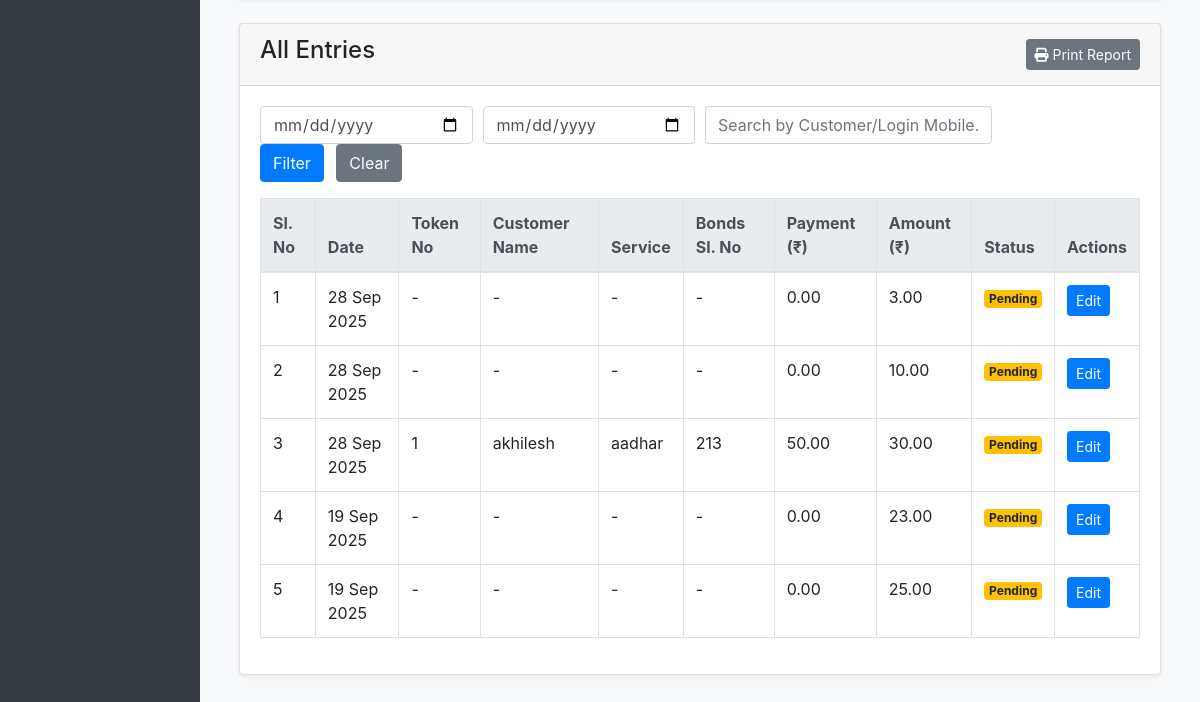
Page /worksheet/ (signed in, lower part) on the earlier database version.
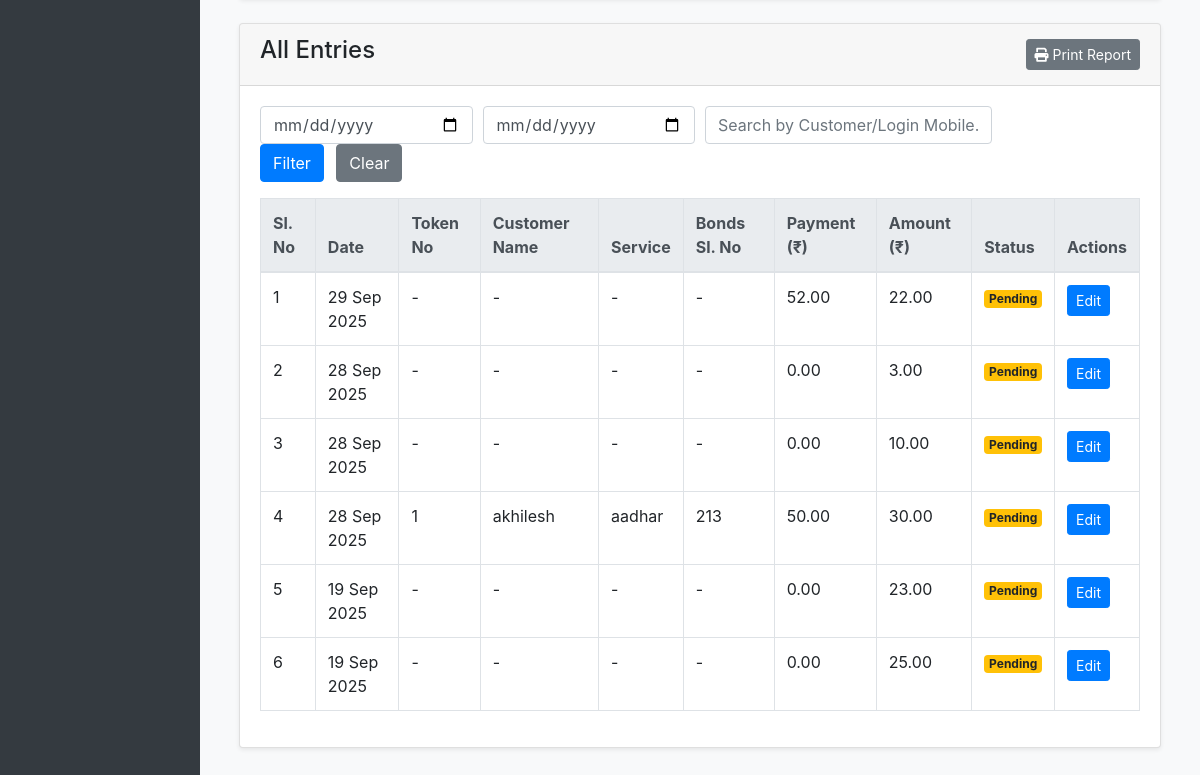
Same page on the later database version.
### management/models.py (models this page shows, shortened)
class Worksheet(models.Model):
    employee = models.ForeignKey(Employee, on_delete=models.CASCADE, related_name='worksheet_entries')
    date = models.DateField(default=timezone.now)
    payment = models.DecimalField(max_digits=10, decimal_places=2, default=0)
    amount = models.DecimalField(max_digits=10, decimal_places=2, default=0)
    department_name = models.CharField(max_length=50, editable=False)
    approved = models.BooleanField(default=False)
    token_no = models.CharField(max_length=100, blank=True, null=True)
    customer_name = models.CharField(max_length=150, blank=True, null=True)
    customer_mobile = models.CharField(max_length=15, blank=True, null=True)
    service = models.CharField(max_length=200, blank=True, null=True)
    certificate_number = models.CharField(max_length=100, blank=True, null=True)
    transaction_num = models.CharField("Transaction Number", max_length=100, blank=True, null=True)
    enrollment_no = models.CharField("Enrollment Number", max_length=100, blank=True, null=True)
    login_mobile_no = models.CharField("Login Mobile No.", max_length=15, blank=True, null=True)
    application_no = models.CharField("Application No.", max_length=100, blank=True, null=True)
    status = models.CharField(max_length=100, blank=True, null=True)
    particulars = models.CharField(max_length=255, blank=True, null=True)
    bonds_sno = models.CharField("Bonds Sl. No", max_length=100, blank=True, null=True)
    class Meta:
        ordering = ['-date']

### management/views.py (the view)
    def wrapped_view(request, *args, **kwargs):
        employee = get_logged_in_employee(request)
        if not employee:
            messages.error(request, "You must be logged in to view this page.")
            return redirect('login') # Make sure you have a 'login' URL name
        return view_func(request, employee, *args, **kwargs)

### management/forms.py
class NotaryAndBondsWorksheetForm(forms.ModelForm):
    class Meta:
        model = Worksheet
        fields = ['token_no', 'customer_name', 'service', 'bonds_sno', 'payment', 'amount']

### management/context_processors.py (called while the page is built)
def notifications_context(request):
    if request.session.get('employee_id'):
        employee_id = request.session.get('employee_id')
        count = UserNotificationStatus.objects.filter(employee_id=employee_id, is_read=False).count()
        return {'unread_notification_count': count}
    return {'unread_notification_count': 0}

### management/ip_restriction.py (called while the page is built)
def get_client_ip(request):
    x_forwarded_for = request.META.get('HTTP_X_FORWARDED_FOR')
    if x_forwarded_for:
        ip = x_forwarded_for.split(',')[0].strip()
    else:
        ip = request.META.get('REMOTE_ADDR')
    return ip

    def __call__(self, request):
        ip = get_client_ip(request)
        if not self.is_ip_allowed(ip):
            logger.warning(f"Access denied for IP: {ip}")
            return HttpResponseForbidden("Access denied.")
        response = self.get_response(request)
        return response

### management/models.py (called while the page is built)
    def __str__(self):
        return self.name

### management/templatetags/upload_tags.py (called while the page is built)
@register.simple_tag
def get_upload_form():
    return EmployeeUploadForm()

### management/templates/worksheet.html (shortened to what the changed rows need)
{% extends "masteremployee.html" %}
{% load static %}
{% block content %}
<div class="container mt-4">
    <div class="card shadow-sm">
        <div class="card-body" id="historical-report-printable">
            <div class="table-responsive">
                <table class="table table-bordered table-hover">
                    <thead class="thead-light">
                        <tr>
                            <th>Sl. No</th>
                            <th>Date</th>
                            {% if department.name == "Mee Seva" or department.name == "Online Hub" %}
                                <th>T.K No</th><th>Customer Name</th><th>Customer Mobile</th><th>Service</th><th>Transaction Num</th><th>Certificate Num</th><th>Payment (₹)</th>
                            {% elif department.name == "Aadhaar" %}
                                <th>T.K No</th><th>Customer Name</th><th>Customer Mobile</th><th>Service</th><th>Enrollment No</th><th>Certificate Num</th><th>Payment (₹)</th>
                            {% elif department.name == "Bhu Bharathi" %}
                                <th>Token No</th><th>Customer Name</th><th>Login Mobile</th><th>Application No</th><th>Status</th><th>Payment (₹)</th>
                            {% elif department.name == "Forms" %}
                                <th>Particulars</th>
                            {% elif department.name == "Xerox" %}
                            {% elif department.name == "Notary and Bonds" %}
                                <th>Token No</th><th>Customer Name</th><th>Service</th><th>Bonds Sl. No</th><th>Payment (₹)</th>
                            {% endif %}
                            <th>Amount (₹)</th>
                            <th>Status</th>
                            <th>Actions</th>
                        </tr>
                    </thead>
                    <tbody>
                        {% for entry in all_entries %}
                        <tr>
                            <td>{{ forloop.counter }}</td>
                            <td>{{ entry.date|date:"d M Y" }}</td>
                            {% if department.name == "Mee Seva" or department.name == "Online Hub" %}
                                <td>{{ entry.token_no|default:"-" }}</td><td>{{ entry.customer_name|default:"-" }}</td><td>{{ entry.customer_mobile|default:"-" }}</td><td>{{ entry.service|default:"-" }}</td><td>{{ entry.transaction_num|default:"-" }}</td><td>{{ entry.certificate_number|default:"-" }}</td><td>{{ entry.payment|floatformat:2 }}</td>
                            {% elif department.name == "Bhu Bharathi" %}
                                <td>{{ entry.token_no|default:"-" }}</td><td>{{ entry.customer_name|default:"-" }}</td><td>{{ entry.login_mobile_no|default:"-" }}</td><td>{{ entry.application_no|default:"-" }}</td><td>{{ entry.status|default:"-" }}</td><td>{{ entry.payment|floatformat:2 }}</td>
                            {% elif department.name == "Forms" %}
                                <td>{{ entry.particulars|default:"-" }}</td>
                            {% elif department.name == "Xerox" %}
                            {% elif department.name == "Notary and Bonds" %}
                                <td>{{ entry.token_no|default:"-" }}</td><td>{{ entry.customer_name|default:"-" }}</td><td>{{ entry.service|default:"-" }}</td><td>{{ entry.bonds_sno|default:"-" }}</td><td>{{ entry.payment|floatformat:2 }}</td>
                            {% endif %}
                            <td>{{ entry.amount|floatformat:2 }}</td>
                            <td>
                                {% if entry.approved %}
                                    <span class="badge badge-success">Approved</span>
                                {% else %}
                                    <span class="badge badge-warning">Pending</span>
                                {% endif %}
                            </td>
                            <td>
                                {% if not entry.approved %}
                                    <button type="button" class="btn btn-primary btn-sm edit-btn"
                                            data-url="{% url 'worksheet-edit' entry.id %}">
                                        Edit
                                    </button>
                                {% endif %}
                            </td>
                        </tr>
                        {% empty %}
                        <tr><td colspan="100%" class="text-center">No historical entries found for the selected filter.</td></tr>
                        {% endfor %}
                    </tbody>
                </table>
            </div>
        </div>
    </div>
</div>
{% endblock %}

Differences in the rows shown:
added Worksheet: date "29 Sep 2025", token_no "-", customer_name "-", service "-", bonds_sno "-", payment "52.00", amount "22.00", approved "Pending"
